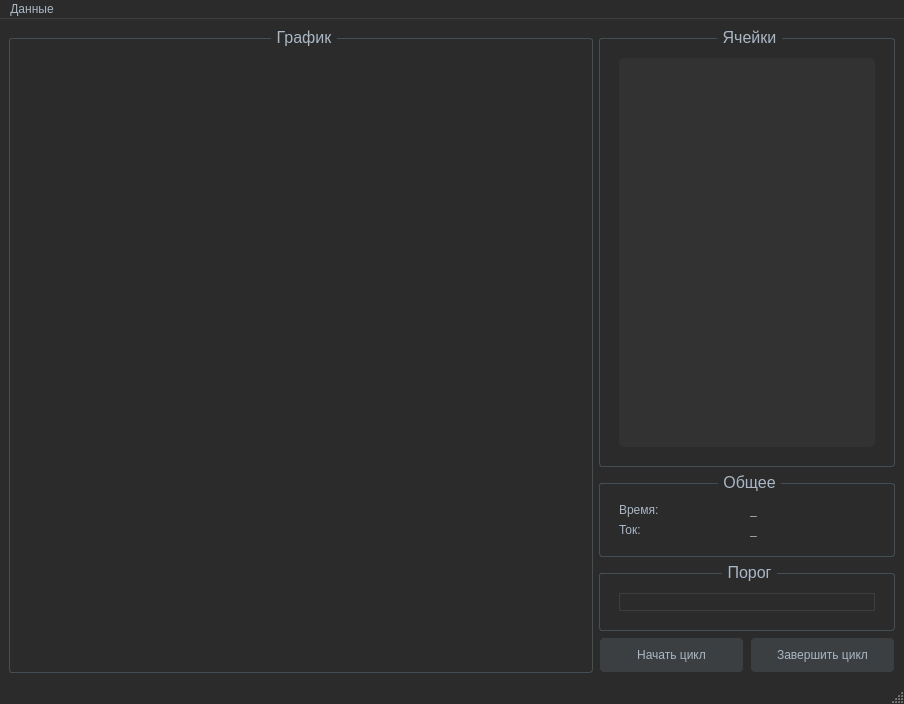
<?xml version="1.0" encoding="UTF-8"?>
<ui version="4.0">
 <class>MainWindow</class>
 <widget class="QMainWindow" name="MainWindow">
  <property name="geometry">
   <rect>
    <x>0</x>
    <y>0</y>
    <width>904</width>
    <height>704</height>
   </rect>
  </property>
  <property name="font">
   <font>
    <family>Segoe UI</family>
    <weight>75</weight>
    <bold>true</bold>
   </font>
  </property>
  <property name="windowTitle">
   <string>BMS Hub</string>
  </property>
  <property name="styleSheet">
   <string notr="true">
    QScrollBar:horizontal {
    border: none;
    background: #2b2b2b;
    height: 15px;
    margin: 0px;
}

QScrollBar:vertical {
    border: none;
    background: #2b2b2b;
    width: 15px;
    margin: 0px;
}

QScrollBar::handle {
    background: #51565d;
}

QScrollBar::handle:hover {
    background: #787878;
}

QScrollBar::add-line:horizontal, QScrollBar::sub-line:horizontal,
QScrollBar::add-line:vertical, QScrollBar::sub-line:vertical {
    border: none;
    background: none;
}

QScrollBar::add-page:horizontal, QScrollBar::sub-page:horizontal,
QScrollBar::add-page:vertical, QScrollBar::sub-page:vertical {
    background: none;
}


    QMainWindow {
    background-color: #2b2b2b;
}

QGroupBox {
    font: 75 12pt &quot;Segoe UI&quot;;
    color: #A9B7C6;
    border: 1px solid #434F54;
    margin-top: 10px; /* Уменьшен отступ сверху */
    padding: 10px; /* Уменьшен padding */
    border-radius: 3px;
}

QGroupBox::title {
    subcontrol-origin: margin;
    subcontrol-position: top center;
    padding: 0 3px 0 3px;
    color: #A9B7C6;
}

PlotWidget {
    background-color: #323232;
}

QTableWidget {
    border: 10px;
    background-color: #323232;
    gridline-color: #3c3f41;
    color: #A9B7C6;
    border-radius: 5px;
}

QHeaderView::section {
    background-color: #323232;
    color: #A9B7C6;
    padding: 5px;
    border-style: none;
    border-bottom: 1px solid #3c3f41;
    border-right: 1px solid #3c3f41;
}

QPushButton {
    color: #A9B7C6;
    background-color: #3C3F41;
    border: 1px solid #2B2B2B;
    padding: 10px;
    border-radius: 5px;
}

QPushButton:hover {
    background-color: #2B2B2B;
     border-radius: 5px;
}

QPushButton:pressed {
    background-color: #4E4E4E;
     border-radius: 5px;
}

QLabel {
    color: #A9B7C6;
    border: none;
}

QLineEdit {
    background-color: #2B2B2B;
    color: #A9B7C6;
    border: 1px solid #3C3F41;
}

QMenuBar {
    background-color: #2B2B2B;
    border-bottom: 1px solid #3C3F41;
}

QMenuBar::item {
    color: #A9B7C6;
}

QMenuBar::item:selected {
    background-color: #3C3F41;
}

QMenu {
    background-color: #2B2B2B;
    color: #A9B7C6;
    border: 1px solid #3C3F41;
}

QMenu::item:selected {
    background-color: #3C3F41;
}

QStatusBar {
    background-color: #2B2B2B;
    color: #A9B7C6;
}

</string>
  </property>
  <widget class="QWidget" name="centralwidget">
   <layout class="QHBoxLayout" name="horizontalLayout_3">
    <item>
     <widget class="QGroupBox" name="groupBox_2">
      <property name="font">
       <font>
        <family>Segoe UI</family>
        <pointsize>12</pointsize>
        <weight>9</weight>
        <italic>false</italic>
        <bold>false</bold>
       </font>
      </property>
      <property name="title">
       <string>График</string>
      </property>
      <layout class="QGridLayout" name="gridLayout_15">
       <item row="0" column="0">
        <widget class="GraphicsLayoutWidget" name="win_plot_widget" native="true"/>
       </item>
      </layout>
     </widget>
    </item>
    <item>
     <layout class="QGridLayout" name="gridLayout_14">
      <item row="0" column="0">
       <widget class="QGroupBox" name="groupBox">
        <property name="sizePolicy">
         <sizepolicy hsizetype="Fixed" vsizetype="Preferred">
          <horstretch>0</horstretch>
          <verstretch>0</verstretch>
         </sizepolicy>
        </property>
        <property name="font">
         <font>
          <family>Segoe UI</family>
          <pointsize>12</pointsize>
          <weight>9</weight>
          <italic>false</italic>
          <bold>false</bold>
         </font>
        </property>
        <property name="title">
         <string>Ячейки</string>
        </property>
        <layout class="QGridLayout" name="gridLayout_13">
         <item row="0" column="0">
          <widget class="CustomQTableWidget" name="tableWidget">
           <property name="sizePolicy">
            <sizepolicy hsizetype="Fixed" vsizetype="Expanding">
             <horstretch>0</horstretch>
             <verstretch>0</verstretch>
            </sizepolicy>
           </property>
           <property name="font">
            <font>
             <pointsize>11</pointsize>
             <weight>75</weight>
             <bold>true</bold>
            </font>
           </property>
           <property name="focusPolicy">
            <enum>Qt::NoFocus</enum>
           </property>
           <property name="editTriggers">
            <set>QAbstractItemView::NoEditTriggers</set>
           </property>
           <property name="selectionMode">
            <enum>QAbstractItemView::NoSelection</enum>
           </property>
           <attribute name="horizontalHeaderVisible">
            <bool>false</bool>
           </attribute>
           <attribute name="horizontalHeaderCascadingSectionResizes">
            <bool>true</bool>
           </attribute>
           <attribute name="verticalHeaderVisible">
            <bool>false</bool>
           </attribute>
           <attribute name="verticalHeaderDefaultSectionSize">
            <number>15</number>
           </attribute>
           <attribute name="verticalHeaderMinimumSectionSize">
            <number>15</number>
           </attribute>
          </widget>
         </item>
        </layout>
       </widget>
      </item>
      <item row="1" column="0">
       <widget class="QGroupBox" name="groupBox_3">
        <property name="sizePolicy">
         <sizepolicy hsizetype="Preferred" vsizetype="Preferred">
          <horstretch>0</horstretch>
          <verstretch>0</verstretch>
         </sizepolicy>
        </property>
        <property name="maximumSize">
         <size>
          <width>16777215</width>
          <height>103</height>
         </size>
        </property>
        <property name="font">
         <font>
          <family>Segoe UI</family>
          <pointsize>12</pointsize>
          <weight>9</weight>
          <italic>false</italic>
          <bold>false</bold>
         </font>
        </property>
        <property name="title">
         <string>Общее</string>
        </property>
        <layout class="QGridLayout" name="gridLayout">
         <item row="0" column="0">
          <layout class="QHBoxLayout" name="horizontalLayout">
           <item>
            <layout class="QVBoxLayout" name="verticalLayout">
             <item>
              <widget class="QLabel" name="label_time">
               <property name="text">
                <string>Время:</string>
               </property>
              </widget>
             </item>
             <item>
              <widget class="QLabel" name="label_amperage">
               <property name="text">
                <string>Ток:</string>
               </property>
              </widget>
             </item>
            </layout>
           </item>
           <item>
            <layout class="QVBoxLayout" name="verticalLayout_5">
             <item>
              <widget class="QLabel" name="label_time_out">
               <property name="text">
                <string>_</string>
               </property>
              </widget>
             </item>
             <item>
              <widget class="QLabel" name="label_amperage_out">
               <property name="text">
                <string>_</string>
               </property>
              </widget>
             </item>
            </layout>
           </item>
          </layout>
         </item>
        </layout>
       </widget>
      </item>
      <item row="2" column="0">
       <widget class="QGroupBox" name="groupBox_9">
        <property name="font">
         <font>
          <family>Segoe UI</family>
          <pointsize>12</pointsize>
          <weight>9</weight>
          <italic>false</italic>
          <bold>false</bold>
         </font>
        </property>
        <property name="title">
         <string>Порог</string>
        </property>
        <layout class="QGridLayout" name="gridLayout_11">
         <item row="0" column="0" alignment="Qt::AlignTop">
          <widget class="QLineEdit" name="lineEdit_3">
           <property name="sizePolicy">
            <sizepolicy hsizetype="Preferred" vsizetype="Fixed">
             <horstretch>0</horstretch>
             <verstretch>0</verstretch>
            </sizepolicy>
           </property>
           <property name="maximumSize">
            <size>
             <width>16777215</width>
             <height>16777215</height>
            </size>
           </property>
           <property name="alignment">
            <set>Qt::AlignLeading|Qt::AlignLeft|Qt::AlignTop</set>
           </property>
          </widget>
         </item>
        </layout>
       </widget>
      </item>
      <item row="3" column="0">
       <layout class="QHBoxLayout" name="horizontalLayout_2">
        <item>
         <widget class="QPushButton" name="pushButton_start_cycle">
          <property name="text">
           <string>Начать цикл</string>
          </property>
         </widget>
        </item>
        <item>
         <widget class="QPushButton" name="pushButton_end_cycle">
          <property name="text">
           <string>Завершить цикл</string>
          </property>
         </widget>
        </item>
       </layout>
      </item>
     </layout>
    </item>
   </layout>
  </widget>
  <widget class="QMenuBar" name="menubar">
   <property name="geometry">
    <rect>
     <x>0</x>
     <y>0</y>
     <width>904</width>
     <height>18</height>
    </rect>
   </property>
   <widget class="QMenu" name="menu">
    <property name="title">
     <string>Данные</string>
    </property>
    <addaction name="action_2"/>
    <addaction name="action_3"/>
    <addaction name="action_4"/>
    <addaction name="action_6"/>
   </widget>
   <addaction name="menu"/>
  </widget>
  <widget class="QStatusBar" name="statusbar"/>
  <action name="action">
   <property name="text">
    <string>Выгрузить данные с устройства</string>
   </property>
  </action>
  <action name="action_2">
   <property name="text">
    <string>Экспорт</string>
   </property>
  </action>
  <action name="action_3">
   <property name="text">
    <string>Иморт</string>
   </property>
  </action>
  <action name="action_4">
   <property name="text">
    <string>Установить соединение</string>
   </property>
  </action>
  <action name="action_5">
   <property name="text">
    <string>Очистить файл</string>
   </property>
  </action>
  <action name="action_6">
   <property name="text">
    <string>Параметры просмотра</string>
   </property>
  </action>
 </widget>
 <customwidgets>
  <customwidget>
   <class>CustomQTableWidget</class>
   <extends>QTableWidget</extends>
   <header>widgets/custom_table_widget</header>
  </customwidget>
  <customwidget>
   <class>GraphicsLayoutWidget</class>
   <extends>QWidget</extends>
   <header>pyqtgraph</header>
   <container>1</container>
  </customwidget>
 </customwidgets>
 <resources/>
 <connections/>
</ui>
